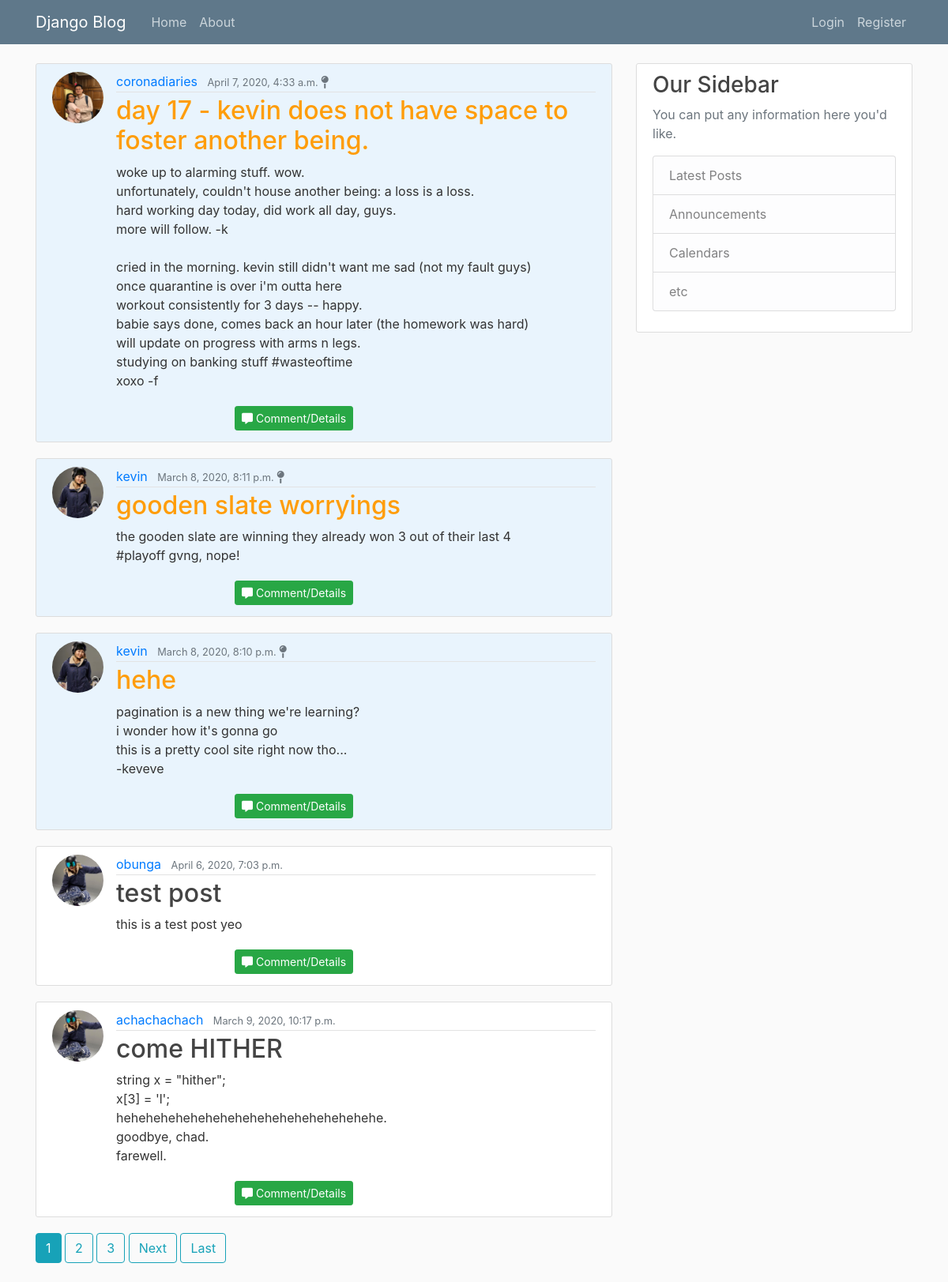
The page / on the database its author committed.
### blog/models.py (models this page shows, shortened)
class Post(models.Model):
  title = models.CharField(max_length=100)
  content = models.TextField()
  date_posted = models.DateTimeField(default=timezone.now)
  author = models.ForeignKey(User, on_delete=models.CASCADE)
  pin = models.BooleanField(default=False)

### users/models.py (models this page shows, shortened)
class Profile(models.Model):
  user = models.OneToOneField(User, on_delete=models.CASCADE)
  biography = models.TextField()
  image = models.ImageField(default='default.jpg', upload_to='profile_pics')

### blog/views.py (the view, shortened to what this page needs)
# urls.py: path('', views.home, name='blog-home'),
def home(request):
  post_all_pinned = Post.objects.filter(pin=True)
  post_all_unpinned = Post.objects.filter(pin=False)
  post_all_pinned = post_all_pinned[::-1]
  post_all_unpinned = post_all_unpinned[::-1]
  post_all_pinned = list(post_all_pinned)
  post_all_unpinned = list(post_all_unpinned)
  post_all = post_all_pinned + post_all_unpinned
  list_likes = []
  if request.user.is_authenticated:
    likes = Like.objects.filter(user=request.user)
    likes_count = likes.count()
    for liked_posts in likes:
      list_likes.extend([liked_posts.post.pk])
  paginator = Paginator(post_all, 5)
  page_number = request.GET.get('page')
  page_obj = paginator.get_page(page_number)
  context = {
    'posts': post_all,
    'likes_list': list_likes,
    'page_obj': page_obj,
  }
  return render(request, 'blog/home.html', context)

### blog/templates/blog/home.html (shortened to what this page needs)
{% extends "blog/base.html" %}
{% block content %}
  {% for post in page_obj %}
    {% if post.pin == True%}
    <article class="media content-section" style="background-color:#E9F4FD">
    {% else %}
    <article class="media content-section">
    {% endif %}
      <img class="rounded-circle article-img" src="{{ post.author.profile.image.url }}">
      <div class="media-body">
        <div class="article-metadata">
          <a class="mr-2" href="{% url 'user-posts' post.author.username %}">{{ post.author }}</a>
          {% if post.pin == True %}
            <small class="text-muted">{{ post.date_posted }} </small>
          {% else %}
            <small class="text-muted">{{ post.date_posted }}</small>
          {% endif %}
          </div>
          {% if post.pin == True %}
            <h2 class="article-title pinned" >{{ post.title }}</h2>
          {% else %}
            <h2 class="article-title">{{ post.title }}</h2>
          {% endif %}
        <p class="article-content">{{ post.content }}</p>
        <a class="btn btn-success btn-sm mt-1 mb-1" href="{% url 'post-detail' post.id %}" style="float:left;margin-left:150px"> <i class="fas fa-comment-alt"></i>  Comment/Details </a>
      </div>
    </article>
  {% endfor %}
  {% for num in page_obj.paginator.page_range %}
    {% if page_obj.number == num %}
      <a class="btn btn-info mb-4 c-w">{{ num }}</a>
    {% elif num > page_obj.number|add:'-3' and num < page_obj.number|add:'3' %}
      <a class="btn btn-outline-info mb-4" href="?page={{ num }}">{{ num }}</a>
    {% endif %}
  {% endfor %}
  {% if page_obj.has_next %}
    <a class="btn btn-outline-info mb-4" href="?page={{ page_obj.next_page_number }}">Next</a>
    <a class="btn btn-outline-info mb-4" href="?page={{ page_obj.paginator.num_pages }}">Last</a>
  {% endif %}
{% endblock content %}

### blog/static/blog/main.css (style rules this page uses)
body { background: #fafafa; color: #333333; margin-top: 5rem; }
h1, h2, h3, h4, h5, h6 { color: #444444; }
.content-section { background: #ffffff; padding: 10px 20px; border: 1px solid #dddddd; border-radius: 3px; margin-bottom: 20px; }
.article-title { color: #444444; }
.article-content { white-space: pre-line; }
.article-img { height: 65px; width: 65px; margin-right: 16px; }
.article-metadata { padding-bottom: 1px; margin-bottom: 4px; border-bottom: 1px solid #e3e3e3 }
.c-w { color: white !important; }
.pinned { color: #ff9d0a !important; }
article { word-break: break-all; }
.article-title { word-break: normal !important; }

### rows shown on the page
Post: author.profile.image (picture), author "coronadiaries", date_posted "April 7, 2020, 4:33 a.m.", title "day 17 - kevin does not have space to foster another being.", content "woke up to alarming stuff. wow. unfortunately, couldn't house another being: a loss is a loss. hard working day today, did work all day, guys. more will follow. -k cried in the morning. kevin still didn't want me sad (not my fault guys) once quarantine is over i'm outta here workout consistently for 3 days -- happy. babie says done, comes back an hour later (the homework was hard) will update on progress with arms n legs. studying on banking stuff #wasteoftime xoxo -f"
Post: author.profile.image (picture), author "kevin", date_posted "March 8, 2020, 8:11 p.m.", title "gooden slate worryings", content "the gooden slate are winning they already won 3 out of their last 4 #playoff gvng, nope!"
Post: author.profile.image (picture), author "kevin", date_posted "March 8, 2020, 8:10 p.m.", title "hehe", content "pagination is a new thing we're learning? i wonder how it's gonna go this is a pretty cool site right now tho... -keveve"
Post: author.profile.image (placeholder picture), author "obunga", date_posted "April 6, 2020, 7:03 p.m.", title "test post", content "this is a test post yeo"
Post: author.profile.image (placeholder picture), author "achachachach", date_posted "March 9, 2020, 10:17 p.m.", title "come HITHER", content "string x = \"hither\"; x[3] = 'l'; hehehehehehehehehehehehehehehehehehe. goodbye, chad. farewell."

### other values the page prints
{{ num }} "1"
{{ num }} "2" "3"
